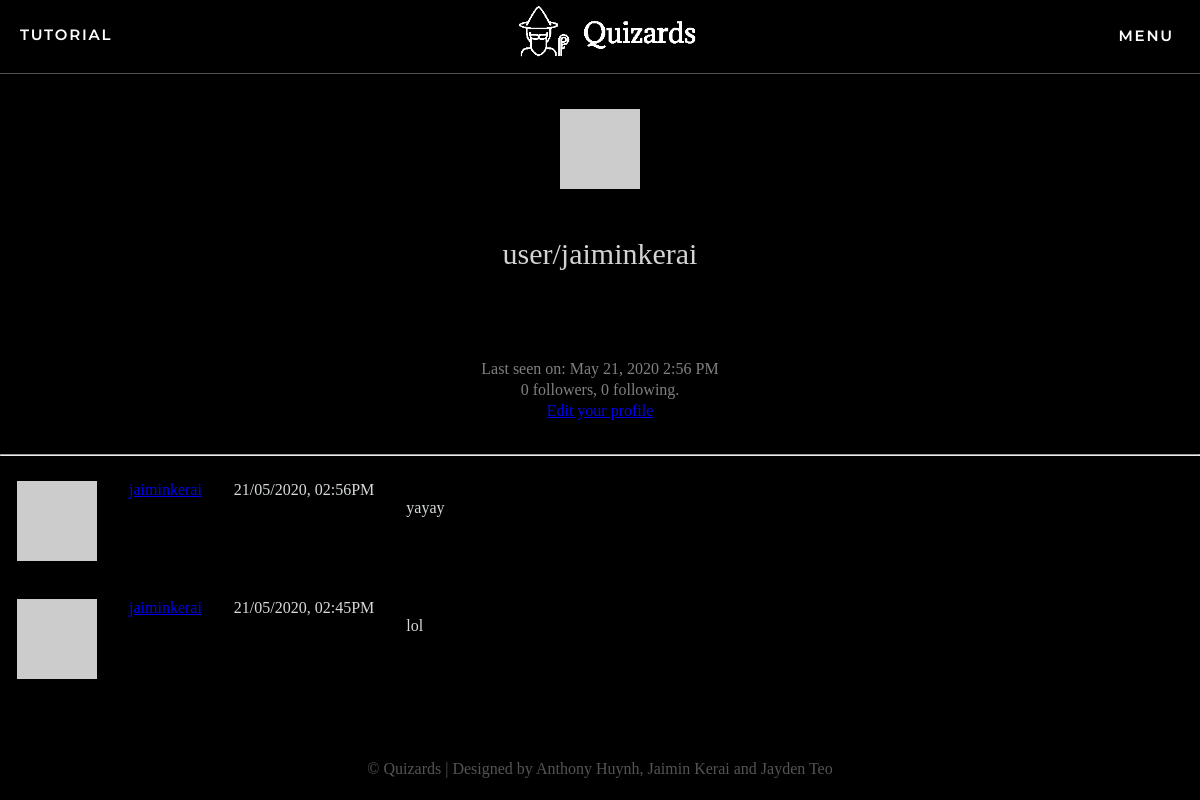
Before: /user/jaiminkerai (signed in) with the older database file.
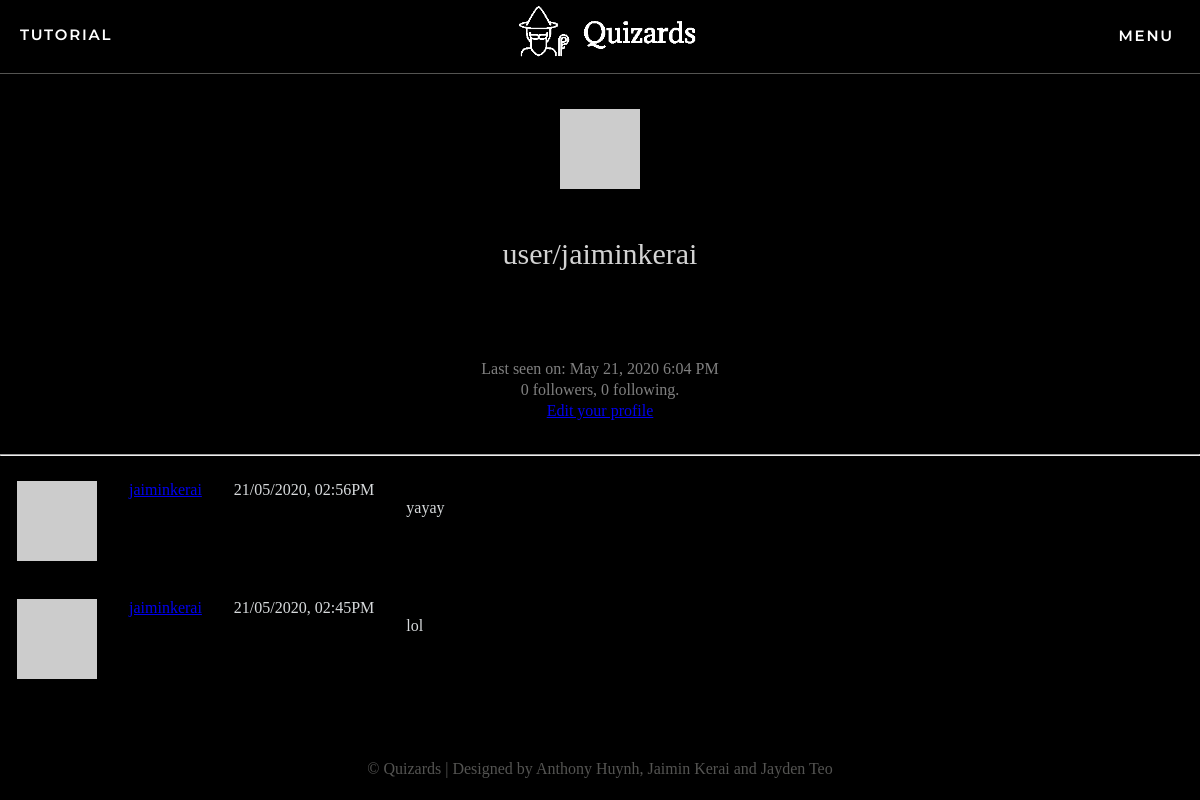
After: the same page with the newer database file.
### app/models.py (models this page shows, shortened)
class User(UserMixin, db.Model):
    id = db.Column(db.Integer, primary_key=True)
    username = db.Column(db.String(64), index=True, unique=True)
    email = db.Column(db.String(120), index=True, unique=True)
    password_hash = db.Column(db.String(128))
    posts = db.relationship('Post', backref='author', lazy='dynamic')
    authorOf = db.relationship('Quizzes', backref='author', lazy='dynamic')
    admin = db.Column(db.Boolean, unique=False, default=False)
    marksOf = db.relationship('quizMarks', backref='markOf', lazy='dynamic')
    longanswers = db.relationship('LongAnswers', backref='user', lazy='dynamic')
    def avatar(self, size):
        digest = md5(self.email.lower().encode('utf-8')).hexdigest()
        return 'https://www.gravatar.com/avatar/{}?d=identicon&s={}'.format(
            digest, size)
    about_me = db.Column(db.String(140))
    last_seen = db.Column(db.DateTime, default=datetime.utcnow)
    followed = db.relationship(
        'User', secondary=followers,
        primaryjoin=(followers.c.follower_id == id),
        secondaryjoin=(followers.c.followed_id == id),
        backref=db.backref('followers', lazy='dynamic'), lazy='dynamic')

class Post(db.Model):
    id = db.Column(db.Integer, primary_key=True)
    body = db.Column(db.String(140))
    timestamp = db.Column(db.DateTime, index=True, default=datetime.utcnow)
    user_id = db.Column(db.Integer, db.ForeignKey('user.id'))
    quiz_id = db.Column(db.Integer, db.ForeignKey('quizzes.id'))

### app/routes.py (the view)
@app.route('/user/<username>')
@login_required
def user(username):
    user = User.query.filter_by(username=username).first_or_404()
    page = request.args.get('page', 1, type=int)
    posts = user.posts.order_by(Post.timestamp.desc()).paginate(
        page, app.config['POSTS_PER_PAGE'], False)
    quizzes = user.authorOf.paginate(page)
    next_url = url_for('user', username=user.username, page=posts.next_num) \
        if posts.has_next else None
    prev_url = url_for('user', username=user.username, page=posts.prev_num) \
        if posts.has_prev else None
    return render_template('user.html', user=user, posts=posts.items,
                           next_url=next_url, prev_url=prev_url, quizzes=quizzes.items)

### app/models.py (called while the page is built)
@login.user_loader
def load_user(id):
    return User.query.get(int(id))

### app/routes.py (called while the page is built)
@app.before_request
def before_request():
    if current_user.is_authenticated:
        g.user = load_user(current_user.id)
        current_user.last_seen = datetime.utcnow()
        db.session.commit()

### app/templates/user.html (shortened to what this page needs)
{% extends "base.html" %}
{% block content %}
<div class="container">
    <table class= "profile-table" width="100%">
        <tr>
            <td width="100%" style="text-align: center;"><img src="{{ user.avatar(128) }}" class="profile-avatar"></td>
        </tr>
        <tr>
            <td style="text-align: center;">
                <p class="username">user/{{ user.username }}</p>
            </td>
        </tr>
        <tr>
            <td>
            </td>
        </tr>
        <tr>
            <td>
                {% if user.last_seen %}<p>Last seen on: {{ moment(user.last_seen).format('LLL') }}</p>{% endif %}
                <p>{{ user.followers.count() }} followers, {{ user.followed.count() }} following.</p>
                {% if user == current_user %}
                <p><a href="{{ url_for('edit_profile') }}">Edit your profile</a></p>
                {% elif not current_user.is_following(user) %}
                <p><a href="{{ url_for('follow', username=user.username) }}">Follow</a></p>
                {% else %}
                <p><a href="{{ url_for('unfollow', username=user.username) }}">Unfollow</a></p>
                {% endif %}
            </td>
        </tr>
    </table>
    <hr>
    {% for post in posts %}
        {% include '_post.html' %}
    {% endfor %}
</div>
{% endblock %}

### app/templates/base.html (shortened to what this page needs)
<!DOCTYPE html>
<html lang="en-US">
    <head>
        <link href="{{ url_for('static', filename='css/styles.css') }}" rel="stylesheet">
    </head>
    <body>
        <div class="container">
        <div>
            <ul class="basenav topnav">
                {% if current_user.is_anonymous %}
                <li class="tags"><a href="{{ url_for('tutorial') }}">tutorial</a></li>
                <li class="logo"><a href="{{ url_for('quizzes') }}"><img class='baselogo' src="{{ url_for('static', filename='css/templogo.png') }}"></a></li>
                <li class="tags"><a href="{{ url_for('login') }}">Sign In</a></li>
                {% else %}
                <li class="tags"><a href="{{ url_for('tutorial') }}">tutorial</a></li>
                <li><a href="{{ url_for('quizzes') }}"><img class='baselogo' src="{{ url_for('static', filename='css/templogo.png') }}"></a></li>
                <div class="dropdown">
                    <button class="dropbtn"><li class="tags"><a href="{{ url_for('quizzes') }}">Menu</a></li>
                    </button>
                </div>
                {% endif %}
            </ul>
        </div>
        <br>
        <div class="messages">
            {% block content %}
            {% endblock %}
        </div>
        <div class="footer-bottom">
            &copy; Quizards | Designed by Anthony Huynh, Jaimin Kerai and Jayden Teo
        </div>
    </body>
</html>

### app/templates/_post.html
<table>
    <tr valign="top">
        <td><img src="{{ post.author.avatar(36) }}"></td>
        <td>
            <a href="{{ url_for('user', username=post.author.username) }}">
                {{ post.author.username }}
            </a>
        </td>
        <td> {{ post.timestamp.strftime('%d/%m/%Y, %I:%M%p') }}</td>
        <td>
            </br>{{ post.body }}
        </td>
    </tr>
</table>

### app/static/css/styles.css (style rules this page uses)
body { margin: 0; padding: 0; height: 100vh; font-family: Verdana; background-color: black; color: rgb(215, 218, 220); }
.basenav { padding: 0; margin: 0; list-style: none; display: flex; background-color: black; border-bottom: 1px solid #545452; }
.topnav { justify-content: space-between; }
.tags { padding-top: 25px; margin-left: 20px; margin-right: 20px; }
.tags a::after { content: ''; display:block; width:0; height:2px; background: #666666; transition: transform .5s ease-in-out; transform: scaleX(0); }
.basenav a { color: white; text-decoration: solid; text-transform: uppercase; letter-spacing: 1.8px; font-family: 'Montserrat'; font-weight: 600; font-size: 15px; }
.basenav .baselogo { transform: translateX(10px); width: 300px; height: auto; }
.dropdown { float: left; overflow: hidden; transition: 0.5s ease; }
.dropdown .dropbtn { font-size: 16px; border: none; outline: none; color: white; padding-bottom: 26px; background-color: inherit; font-family: inherit; margin: 0; transition: 0.4s ease; }
.messages { text-align: center; }
.assessments th, td { padding: 15px; text-align: left; }
.profile-avatar { text-align: center; }
.profile-table td { text-align:center; line-height:5px; }
.profile-table .username { font-size: 30px; color:lightgrey; }
.profile-table p { color:grey; }
html, body { height:100%; }
.footer-bottom { height: 40px; text-align: center; vertical-align: auto; bottom:0px; left:0px; position:fixed; width:100%; padding-top:20px; color: #545452; }

Changed rows visible on the page:
changed User "jaiminkerai": last_seen "May 21, 2020 2:56 PM" → "May 21, 2020 6:04 PM"
